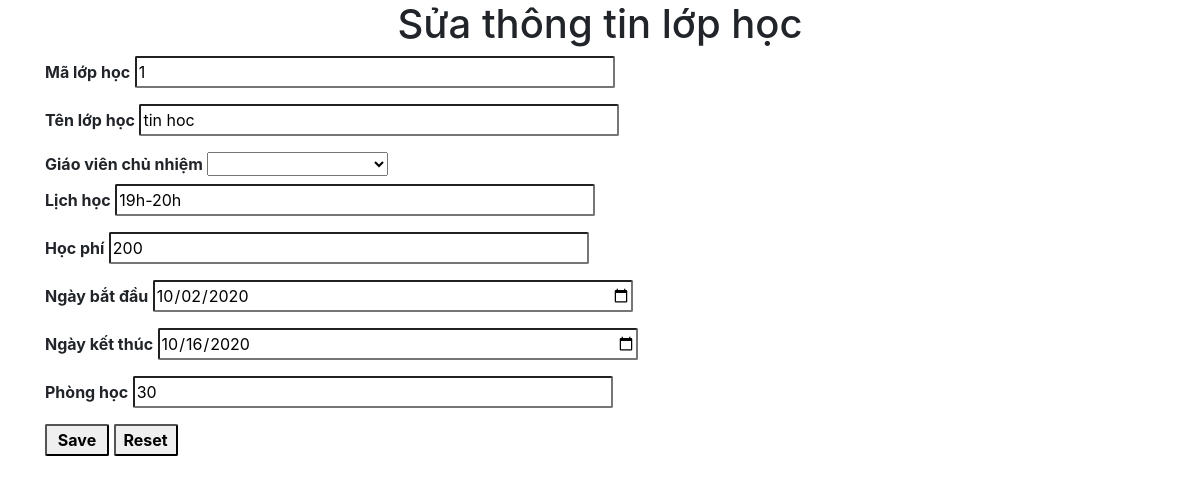
Screenshot of /BTTH_4/kiemtragiuaki/edit.php?id=1 with the database file from the repository.
### tables this page shows
CREATE TABLE `lophoc` (
  `id` int(11) NOT NULL,
  `tenlophoc` varchar(255) NOT NULL,
  `giaovien` varchar(255) NOT NULL,
  `lichhoc` varchar(255) NOT NULL,
  `hocphi` int(11) NOT NULL,
  `ngaybatdau` date NOT NULL,
  `ngayketthuc` date NOT NULL,
  `phonghoc` int(11) NOT NULL
);

### BTTH_4/kiemtragiuaki/edit.php (the view, shortened to what this page needs)
<?php
    include('database/config.php');
    $class_id = $_GET['id'];
    $sql = "SELECT * FROM lophoc WHERE id ='$class_id'";
    $query = mysqli_query($conn, $sql);
    $row = mysqli_fetch_assoc($query);
?>
<!doctype html>
<html lang="en">
  <head>
    <link rel="stylesheet" href="https://stackpath.bootstrapcdn.com/bootstrap/4.3.1/css/bootstrap.min.css">
    <link rel="stylesheet" href="css/style.css">
  </head>
  <body>
    <h1>Sửa thông tin lớp học</h1>
    <div class="container">
      <form method="POST" action="xuliedit.php">
      <label for="id">Mã lớp học</label>
      <input type="text"  name="id" value="<?php echo $row['id'] ;?>"> <br>
      <label for="Name">Tên lớp học</label>
        <input type="text" class="name" name="tenlophoc" value="<?php echo $row['tenlophoc'] ; ?>">
        <br>
        <label for="gv">Giáo viên chủ nhiệm</label>
        <select id="giaovien" name="giaovien">
            <option value="<?php echo $row['giaovien'];?>"></option>
            <option value="Phan Thanh Bình">Phan Thanh Bình</option>
        </select> <br>
        <label for="lich">Lịch học</label>
        <input type="text" name="lichhoc" value="<?php echo $row['lichhoc'];?>"  > <br>
        <label for="hocphi">Học phí</label>
        <input type="text" name="hocphi"  value="<?php echo $row['hocphi'];?>" > <br>
        <label for="ngaybatdau">Ngày bắt đầu</label>
        <input type="date" name="ngaybatdau" value="<?php echo $row['ngaybatdau'] ; ?>"> <br>
        <label for="ngayketthuc">Ngày kết thúc</label>
        <input type="date" name="ngayketthuc" value="<?php echo $row['ngayketthuc'] ; ?>"> <br>
        <label for="phong">Phòng học</label>
        <input type="text" name="phonghoc" value="<?php echo $row['phonghoc'] ; ?>"> <br>
        <input type="submit" value="Save" class="save">
        <input  type="button" value="Reset" class="reset">
      </form>
    </div>
  </body>
</html>

### BTTH_4/kiemtragiuaki/css/style.css (style rules this page uses)
h1 { text-align: center; }
input { margin: 0 0 1rem 0; border-radius: 2px; width: 30rem; height: 2rem; }
.save , .reset { width: 4rem; height: 2rem; font-weight: bold; }
label { font-weight: bold; }

### rows the page displays
lophoc: id "1", tenlophoc "tin hoc", lichhoc "19h-20h", hocphi "200", ngaybatdau "10/02/2020", ngayketthuc "10/16/2020", phonghoc "30"
